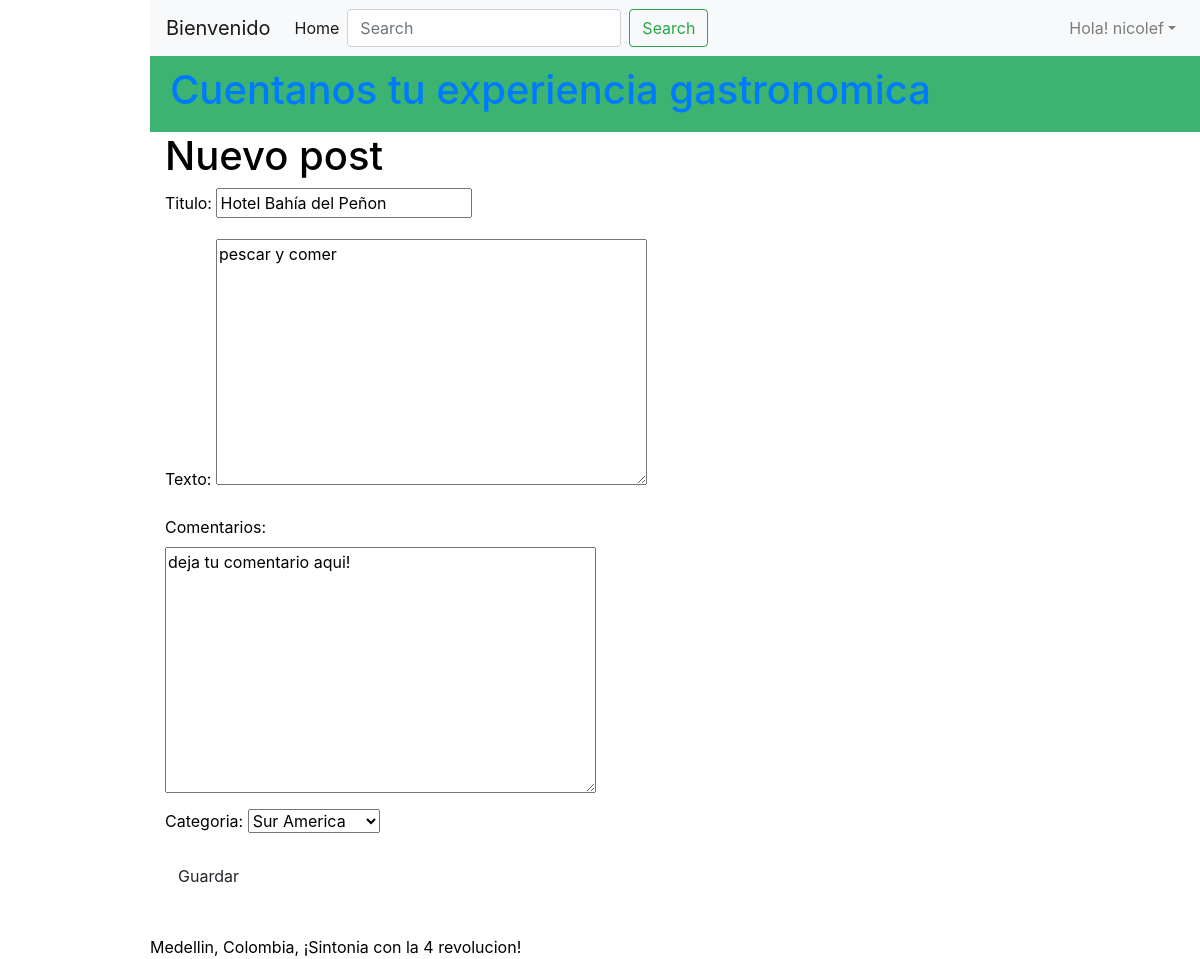
Screenshot of /blog/post/4/edit/ (signed in) with the database file from the repository.
### restaurante/models.py (models this page shows, shortened)
class PostRestaurant(models.Model):
    autor = models.ForeignKey(User, related_name='blog_restaurante', on_delete=models.PROTECT)
    titulo = models.CharField(max_length=200)
    texto = models.TextField()
    fecha_creacion = models.DateTimeField(
            default=timezone.now)
    fecha_publicado = models.DateTimeField(
            blank=True, null=True)
    categoria = models.CharField(max_length=50, choices=TIPO_OPCIONES, default=SUR_AMERICA)
    tags = models.CharField(max_length=100, null=True, blank=True)
    comentarios = models.TextField(max_length=500, default='deja tu comentario aqui!')
    likes = models.ManyToManyField(User, related_name='likes', blank=True)

### restaurante/views.py (the view)
# urls.py: path('post/<int:pk>/edit/', views.post_edit, name='post_edit'),
@login_required()
def post_edit(request, pk):
    user = request.user
    post = get_object_or_404(PostRestaurant, pk=pk)
    if user == post.autor:
        if request.method == "POST":
            form = RestauranteForm(request.POST, instance=post)
            if form.is_valid():
                post = form.save(commit=False)
                post.autor = request.user
                post.fecha_publicado = timezone.now()
                post.save()
                return redirect('restaurante:post_detail', pk=post.pk)
        else:
            form = RestauranteForm(instance=post)
        return render(request, 'restaurante/post_edit.html', {'form': form})
    else:
        return redirect('restaurante:post_restaurant')

### restaurante/forms.py
class RestauranteForm(forms.ModelForm):
    class Meta:
        model = PostRestaurant
        fields = ('titulo', 'texto','comentarios','categoria')

### restaurante/templates/restaurante/post_edit.html
{% extends 'restaurante/base.html' %}
{% block content %}
    <h1>Nuevo post</h1>
    <form method="POST" class="post-form">{% csrf_token %}
        {{ form.as_p }}
        <button type="submit" class="btn btn-oulined-success">Guardar</button>
    </form>
{% endblock %}

### restaurante/templates/restaurante/navbar.html (shortened to what this page needs)
 <nav class="navbar navbar-expand-lg navbar-light bg-light">
  <a class="navbar-brand" href="#">Bienvenido</a>
    <div class="collapse navbar-collapse" id="navbarSupportedContent">
      <ul class="navbar-nav mr-auto">
        <li class="nav-item active">
          <a class="nav-link" href="{% url 'restaurante:post_restaurant' %}">Home <span class="sr-only">(current)</span></a>
        </li>
        <form class="form-inline my-2 my-lg-0">
            <input class="form-control mr-sm-2" type="search" placeholder="Search" aria-label="Search">
            <button class="btn btn-outline-success my-2 my-sm-0" type="submit">Search</button>
        </form>
      </ul>
      <ul class="navbar-nav">
        {% if request.user.is_authenticated %}
        <li class="nav-item dropdown">
          <a class="nav-link dropdown-toggle" href="#" id="navbarDropdown" role="button" data-toggle="dropdown" aria-haspopup="true" aria-expanded="false">Hola!  {{ request.user }}</a>
        {% endif %}
      </ul>
    </div>
</nav>

### restaurante/static/css/style.css (style rules this page uses)
body { padding-left: 150px; color: #000000; }

### rows the page displays
PostRestaurant: titulo "Hotel Bahía del Peñon", texto "pescar y comer", comentarios "deja tu comentario aqui!", categoria "Sur America"

### other values shown
{{ request.user }} "nicolef"
